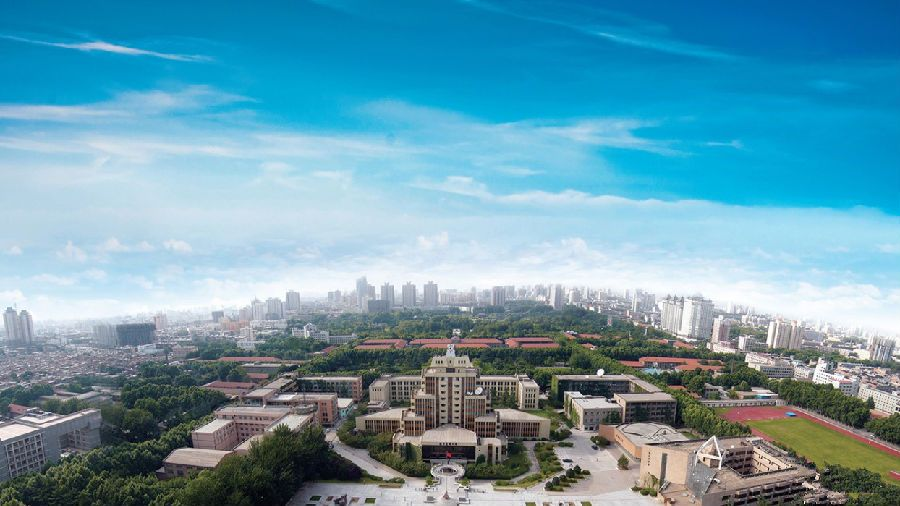
#> input picture ImageTest/PreImg/xjtu.jpg, 900 x 506 px, found by its file name
$ python numpyTest.py
#> lines starting #> are read from the running program, lines starting #| are printed output that depends on the picture
import numpy as np
import cv2
from PIL import Image
a = np.array(cv2.imread('xjtu.jpg'))
#> a is the input picture: shape (506, 900, 3); mean B, G, R 174.7, 155.8, 104.1
img = np.array(cv2.imread('XJTU.png'))
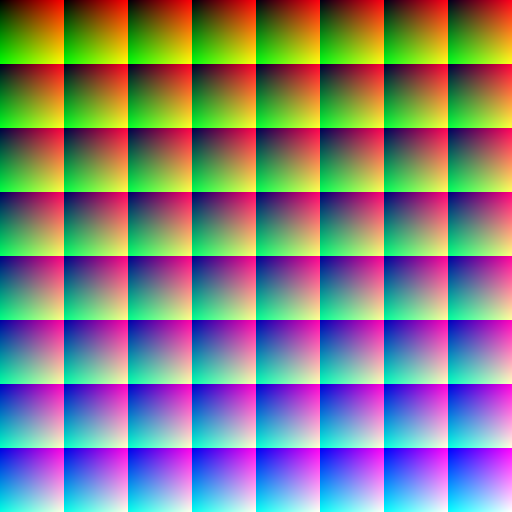
#> input picture ImageTest/FilterImg/XJTU.png, 512 x 512 px, found by its file name
#> img is the input picture: shape (512, 512, 3); mean B, G, R 127.5, 127.5, 127.5
img2 = np.array(cv2.imread('pinkday.jpg'))
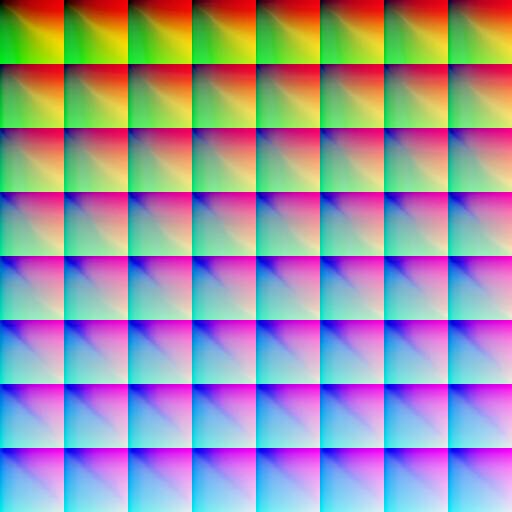
#> input picture ImageTest/FilterImg/pinkday.jpg, 512 x 512 px, found by its file name
#> img2 is the input picture: shape (512, 512, 3); mean B, G, R 164.1, 149.3, 155


x = []
y = []
z = []
pos_x = np.array([])
pos_y = np.array([])
for i in range(len(a)):
        x.extend(a[i][:,0])
        y.extend(a[i][:,1])
        z.extend(a[i][:,2])
#> after the loop, x = 455400 items; y = 455400 items; z = 455400 items


y = np.array(y)
x = np.array(x)
z = np.array(z)
pos_x = np.floor(y/4).astype(np.int32) + np.floor(x / 32).astype(np.int32) * 64
pos_y = np.floor(z / 4).astype(np.int32) + np.floor((x % 32) / 16).astype(np.int32) * 64

print(pos_x)
#> (printed output is left out)
print(pos_y)
#> (printed output is left out)
print(len(pos_x))
#| 455400
print(len(pos_y))
#| 455400
count = 0
for i in range(len(a)):
    for j in range(len(a[i])):
        a[i][j] = img2[pos_x[count]][pos_y[count]]
        count+=1
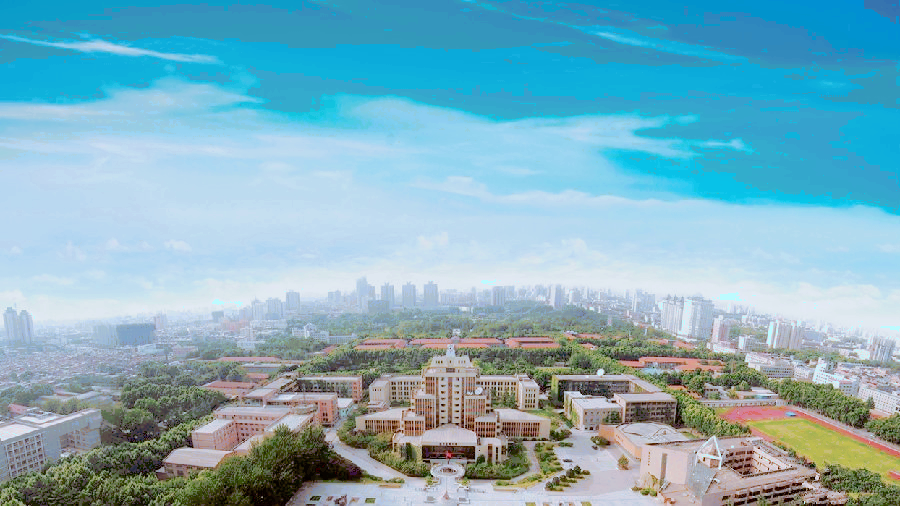
#> a: shape (506, 900, 3); mean B, G, R 190.7, 175.5, 127.9
#> after the loop, count = 455400

cv2.imwrite('xjtu1.jpg',a)


# [9 lines of commented-out code are left out]
